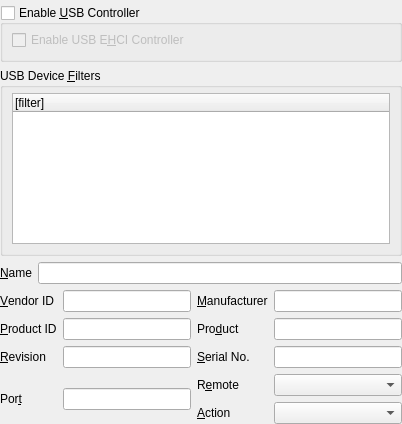
<ui version="4.0" >
 <comment>
 VBox frontends: Qt4 GUI ("VirtualBox"):

 Copyright (C) 2008 Sun Microsystems, Inc.

 This file is part of VirtualBox Open Source Edition (OSE), as
 available from http://www.virtualbox.org. This file is free software;
 you can redistribute it and/or modify it under the terms of the GNU
 General Public License (GPL) as published by the Free Software
 Foundation, in version 2 as it comes in the "COPYING" file of the
 VirtualBox OSE distribution. VirtualBox OSE is distributed in the
 hope that it will be useful, but WITHOUT ANY WARRANTY of any kind.

 Please contact Sun Microsystems, Inc., 4150 Network Circle, Santa
 Clara, CA 95054 USA or visit http://www.sun.com if you need
 additional information or have any questions.
 </comment>
 <class>VBoxVMSettingsUSB</class>
 <widget class="QWidget" name="VBoxVMSettingsUSB" >
  <property name="geometry" >
   <rect>
    <x>0</x>
    <y>0</y>
    <width>402</width>
    <height>424</height>
   </rect>
  </property>
  <layout class="QVBoxLayout" >
   <property name="leftMargin" >
    <number>0</number>
   </property>
   <property name="topMargin" >
    <number>5</number>
   </property>
   <property name="rightMargin" >
    <number>0</number>
   </property>
   <property name="bottomMargin" >
    <number>0</number>
   </property>
   <item>
    <widget class="QGroupBox" name="mGbUSB" >
     <property name="whatsThis" >
      <string>When checked, enables the virtual USB controller of this machine.</string>
     </property>
     <property name="title" >
      <string>Enable &amp;USB Controller</string>
     </property>
     <property name="checkable" >
      <bool>true</bool>
     </property>
     <property name="checked" >
      <bool>false</bool>
     </property>
     <layout class="QHBoxLayout" >
      <property name="topMargin" >
       <number>5</number>
      </property>
      <item>
       <widget class="QCheckBox" name="mCbUSB2" >
        <property name="whatsThis" >
         <string>When checked, enables the virtual USB EHCI controller of this machine. The USB ECHI controller provides USB 2.0 support.</string>
        </property>
        <property name="text" >
         <string>Enable USB E&amp;HCI Controller</string>
        </property>
       </widget>
      </item>
     </layout>
    </widget>
   </item>
   <item>
    <widget class="QGroupBox" name="mGbUSBFilters" >
     <property name="title" >
      <string>USB Device &amp;Filters</string>
     </property>
     <layout class="QHBoxLayout" >
      <property name="topMargin" >
       <number>5</number>
      </property>
      <item>
       <widget class="QTreeWidget" name="mTwFilters" >
        <property name="contextMenuPolicy" >
         <enum>Qt::CustomContextMenu</enum>
        </property>
        <property name="whatsThis" >
         <string>Lists all USB filters of this machine. The checkbox to the left defines whether the particular filter is enabled or not. Use the context menu or buttons to the right to add or remove USB filters.</string>
        </property>
        <property name="rootIsDecorated" >
         <bool>false</bool>
        </property>
        <column>
         <property name="text" >
          <string>[filter]</string>
         </property>
        </column>
       </widget>
      </item>
     </layout>
    </widget>
   </item>
   <item>
    <widget class="QWidget" native="1" name="mWtProperties" >
     <layout class="QVBoxLayout" >
      <property name="leftMargin" >
       <number>0</number>
      </property>
      <property name="topMargin" >
       <number>0</number>
      </property>
      <property name="rightMargin" >
       <number>0</number>
      </property>
      <property name="bottomMargin" >
       <number>0</number>
      </property>
      <item>
       <layout class="QHBoxLayout" >
        <item>
         <widget class="QLabel" name="mLbName" >
          <property name="text" >
           <string>&amp;Name</string>
          </property>
          <property name="buddy" >
           <cstring>mLeName</cstring>
          </property>
         </widget>
        </item>
        <item>
         <widget class="QLineEdit" name="mLeName" >
          <property name="whatsThis" >
           <string>Displays the filter name.</string>
          </property>
         </widget>
        </item>
       </layout>
      </item>
      <item>
       <layout class="QGridLayout" >
        <item row="0" column="0" >
         <widget class="QLabel" name="mLbVendorID" >
          <property name="text" >
           <string>&amp;Vendor ID</string>
          </property>
          <property name="buddy" >
           <cstring>mLeVendorID</cstring>
          </property>
         </widget>
        </item>
        <item row="0" column="1" >
         <widget class="QLineEdit" name="mLeVendorID" >
          <property name="whatsThis" >
           <string>Defines the vendor ID filter. The &lt;i>exact match&lt;/i> string format is &lt;tt>XXXX&lt;/tt> where &lt;tt>X&lt;/tt> is a hexadecimal digit. An empty string will match any value.</string>
          </property>
         </widget>
        </item>
        <item row="0" column="2" >
         <widget class="QLabel" name="mLbManufacturer" >
          <property name="text" >
           <string>&amp;Manufacturer</string>
          </property>
          <property name="buddy" >
           <cstring>mLeManufacturer</cstring>
          </property>
         </widget>
        </item>
        <item row="0" column="3" >
         <widget class="QLineEdit" name="mLeManufacturer" >
          <property name="whatsThis" >
           <string>Defines the manufacturer filter as an &lt;i>exact match&lt;/i> string. An empty string will match any value.</string>
          </property>
         </widget>
        </item>
        <item row="1" column="0" >
         <widget class="QLabel" name="mLbProductID" >
          <property name="text" >
           <string>&amp;Product ID</string>
          </property>
          <property name="buddy" >
           <cstring>mLeProductID</cstring>
          </property>
         </widget>
        </item>
        <item row="1" column="1" >
         <widget class="QLineEdit" name="mLeProductID" >
          <property name="whatsThis" >
           <string>Defines the product ID filter. The &lt;i>exact match&lt;/i> string format is &lt;tt>XXXX&lt;/tt> where &lt;tt>X&lt;/tt> is a hexadecimal digit. An empty string will match any value.</string>
          </property>
         </widget>
        </item>
        <item row="1" column="2" >
         <widget class="QLabel" name="mLbProduct" >
          <property name="text" >
           <string>Pro&amp;duct</string>
          </property>
          <property name="buddy" >
           <cstring>mLeProduct</cstring>
          </property>
         </widget>
        </item>
        <item row="1" column="3" >
         <widget class="QLineEdit" name="mLeProduct" >
          <property name="whatsThis" >
           <string>Defines the product name filter as an &lt;i>exact match&lt;/i> string. An empty string will match any value.</string>
          </property>
         </widget>
        </item>
        <item row="2" column="0" >
         <widget class="QLabel" name="mLbRevision" >
          <property name="text" >
           <string>&amp;Revision</string>
          </property>
          <property name="buddy" >
           <cstring>mLeRevision</cstring>
          </property>
         </widget>
        </item>
        <item row="2" column="1" >
         <widget class="QLineEdit" name="mLeRevision" >
          <property name="whatsThis" >
           <string>Defines the revision number filter. The &lt;i>exact match&lt;/i> string format is &lt;tt>IIFF&lt;/tt> where &lt;tt>I&lt;/tt> is a decimal digit of the integer part and &lt;tt>F&lt;/tt> is a decimal digit of the fractional part. An empty string will match any value.</string>
          </property>
         </widget>
        </item>
        <item row="2" column="2" >
         <widget class="QLabel" name="mLbSerialNo" >
          <property name="text" >
           <string>&amp;Serial No.</string>
          </property>
          <property name="buddy" >
           <cstring>mLeSerialNo</cstring>
          </property>
         </widget>
        </item>
        <item row="2" column="3" >
         <widget class="QLineEdit" name="mLeSerialNo" >
          <property name="whatsThis" >
           <string>Defines the serial number filter as an &lt;i>exact match&lt;/i> string. An empty string will match any value.</string>
          </property>
         </widget>
        </item>
        <item row="3" column="0" >
         <widget class="QLabel" name="mLbPort" >
          <property name="text" >
           <string>Por&amp;t</string>
          </property>
          <property name="buddy" >
           <cstring>mLePort</cstring>
          </property>
         </widget>
        </item>
        <item row="3" column="1" >
         <widget class="QLineEdit" name="mLePort" >
          <property name="whatsThis" >
           <string>Defines the host USB port filter as an &lt;i>exact match&lt;/i> string. An empty string will match any value.</string>
          </property>
         </widget>
        </item>
        <item row="3" column="2" >
         <layout class="QVBoxLayout" >
          <item>
           <widget class="QLabel" name="mLbRemote" >
            <property name="text" >
             <string>R&amp;emote</string>
            </property>
            <property name="buddy" >
             <cstring>mCbRemote</cstring>
            </property>
           </widget>
          </item>
          <item>
           <widget class="QLabel" name="mLbAction" >
            <property name="text" >
             <string>&amp;Action</string>
            </property>
            <property name="buddy" >
             <cstring>mCbAction</cstring>
            </property>
           </widget>
          </item>
         </layout>
        </item>
        <item row="3" column="3" >
         <layout class="QVBoxLayout" >
          <item>
           <widget class="QComboBox" name="mCbRemote" >
            <property name="sizePolicy" >
             <sizepolicy vsizetype="Fixed" hsizetype="Expanding" >
              <horstretch>0</horstretch>
              <verstretch>0</verstretch>
             </sizepolicy>
            </property>
            <property name="whatsThis" >
             <string>Defines whether this filter applies to USB devices attached locally to the host computer (&lt;i>No&lt;/i>), to a VRDP client's computer (&lt;i>Yes&lt;/i>), or both (&lt;i>Any&lt;/i>).</string>
            </property>
           </widget>
          </item>
          <item>
           <widget class="QComboBox" name="mCbAction" >
            <property name="sizePolicy" >
             <sizepolicy vsizetype="Fixed" hsizetype="Expanding" >
              <horstretch>0</horstretch>
              <verstretch>0</verstretch>
             </sizepolicy>
            </property>
            <property name="whatsThis" >
             <string>Defines an action performed by the host computer when a matching device is attached: give it up to the host OS (&lt;i>Ignore&lt;/i>) or grab it for later usage by virtual machines (&lt;i>Hold&lt;/i>).</string>
            </property>
           </widget>
          </item>
         </layout>
        </item>
       </layout>
      </item>
     </layout>
    </widget>
   </item>
  </layout>
 </widget>
 <resources/>
 <connections/>
</ui>
